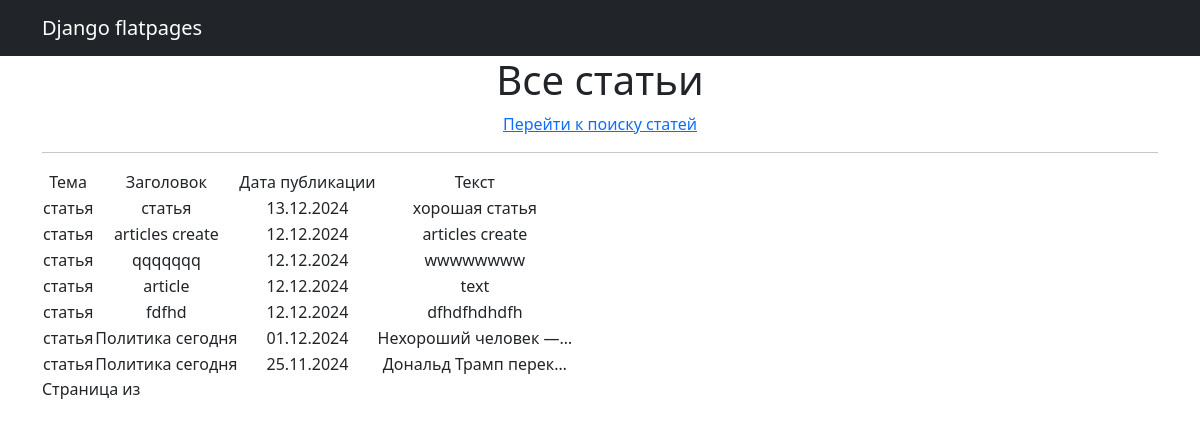
The app's page /articles/ with its own data.
### newsapp/models.py (models this page shows, shortened)
class Post(models.Model):
    ARTICLE = 'статья'
    NEWS = 'новость'
    POST_TYPES = [
        (ARTICLE, 'Статья'),
        (NEWS, 'Новость'),
    ]
    author = models.ForeignKey(Author, on_delete=models.CASCADE)
    post_type = models.CharField(max_length=20, choices=POST_TYPES)
    created_at = models.DateTimeField(auto_now_add=True)
    categories = models.ManyToManyField(Category, through='PostCategory')
    title = models.CharField(max_length=255)
    text = models.TextField()
    rating = models.IntegerField(default=0)

### newsapp/views.py (the view)
# urls.py: path('articles/', views.article_list, name='article_list'),
def article_list(request):
    articles = Post.objects.filter(post_type=Post.ARTICLE).order_by('-created_at')
    return render(request, 'article_list.html', {'articles': articles})

### newsapp/templatetags/censor.py (called while the page is built)
@register.filter
def censor(value):
    bad_words = ['редиска', 'фуфло']
    for word in bad_words:
        value = value.replace(word, '*' * len(word))
    return value

### templates/article_list.html (shortened to what this page needs)
{% extends 'flatpages/default.html' %}
{% load censor %}
{% block content %}
    <h1>Все статьи</h1>
    <a href="{% url 'news_search' %}">Перейти к поиску статей</a>
    <hr>
    {% if articles %}
        <table>
            <tr>
                <td>Тема</td>
                <td>Заголовок</td>
                <td>Дата публикации</td>
                <td>Текст</td>
            </tr>
            {% for article in articles %}
            <tr>
                <td>{{ article.post_type }}</td>
                <td>{{ article.title|censor }}</td>
                <td>{{ article.created_at|date:"d.m.Y" }}</td>
                <td>{{ article.text|censor|truncatechars:20 }}</td>
            </tr>
            {% endfor %}
        </table>
    {% else %}
       <h2>Статей нет!</h2>
    {% endif %}
  <div class="pagination">
    <span>Страница {{ page_obj.number }} из {{ page_obj.paginator.num_pages }}</span>
  </div>
{% endblock content %}

### templates/flatpages/default.html (shortened to what this page needs)
<!DOCTYPE html>
<html lang="en">
    <head>
        {% load static %}
        <link href="{% static 'css/styles.css' %}" rel="stylesheet" />
    </head>
    <body>
        <nav class="navbar navbar-expand-lg navbar-dark bg-dark static-top">
            <div class="container">
                <a class="navbar-brand" href="#">Django flatpages</a>
            </div>
        </nav>
        <div class="container">
            <div class="row">
                <div class="col-lg-12 text-center">
                    {% block content %}{% endblock content %}
                </div>
            </div>
        </div>
    </body>
</html>

### records on screen
Post: post_type "статья", title|censor "статья", created_at "13.12.2024", text|censor "хорошая статья"
Post: post_type "статья", title|censor "articles create", created_at "12.12.2024", text|censor "articles create"
Post: post_type "статья", title|censor "qqqqqqq", created_at "12.12.2024", text|censor "wwwwwwww"
Post: post_type "статья", title|censor "article", created_at "12.12.2024", text|censor "text"
Post: post_type "статья", title|censor "fdfhd", created_at "12.12.2024", text|censor "dfhdfhdhdfh"
Post: post_type "статья", title|censor "Политика сегодня", created_at "01.12.2024", text|censor "Нехороший человек —…"
Post: post_type "статья", title|censor "Политика сегодня", created_at "25.11.2024", text|censor "Дональд Трамп перек…"
